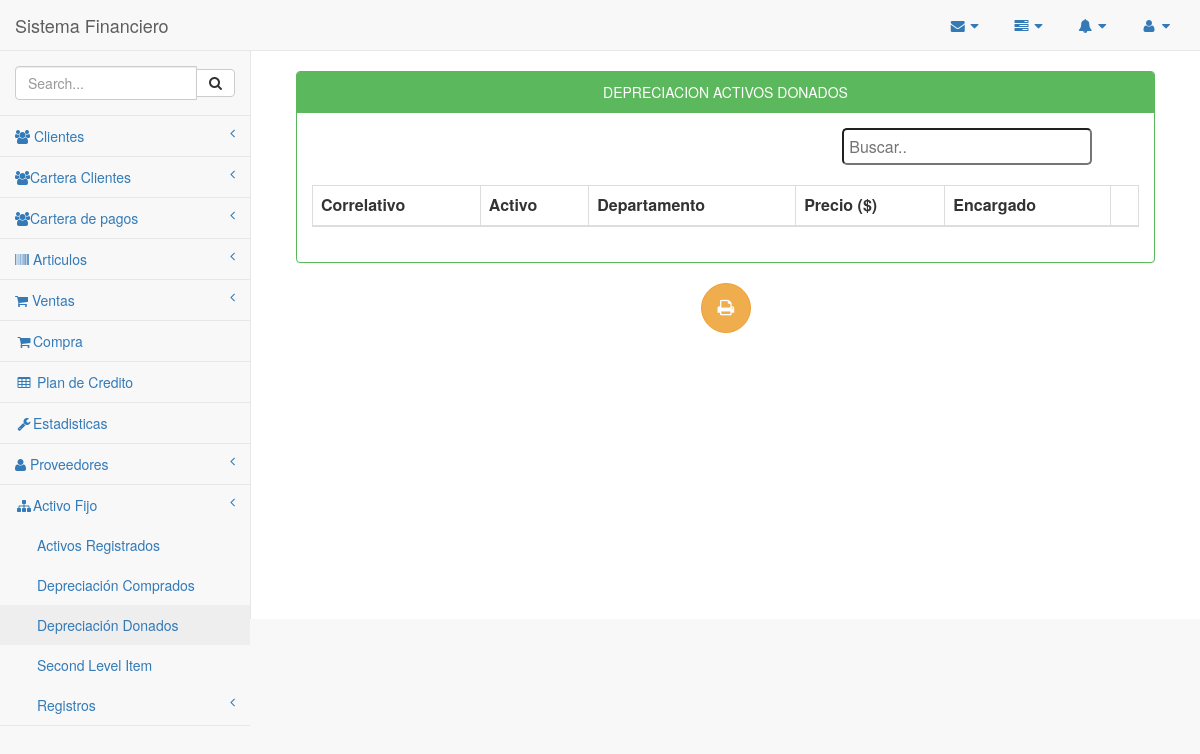
The page /activo/depreciacionDonados.php on the database as committed earlier.
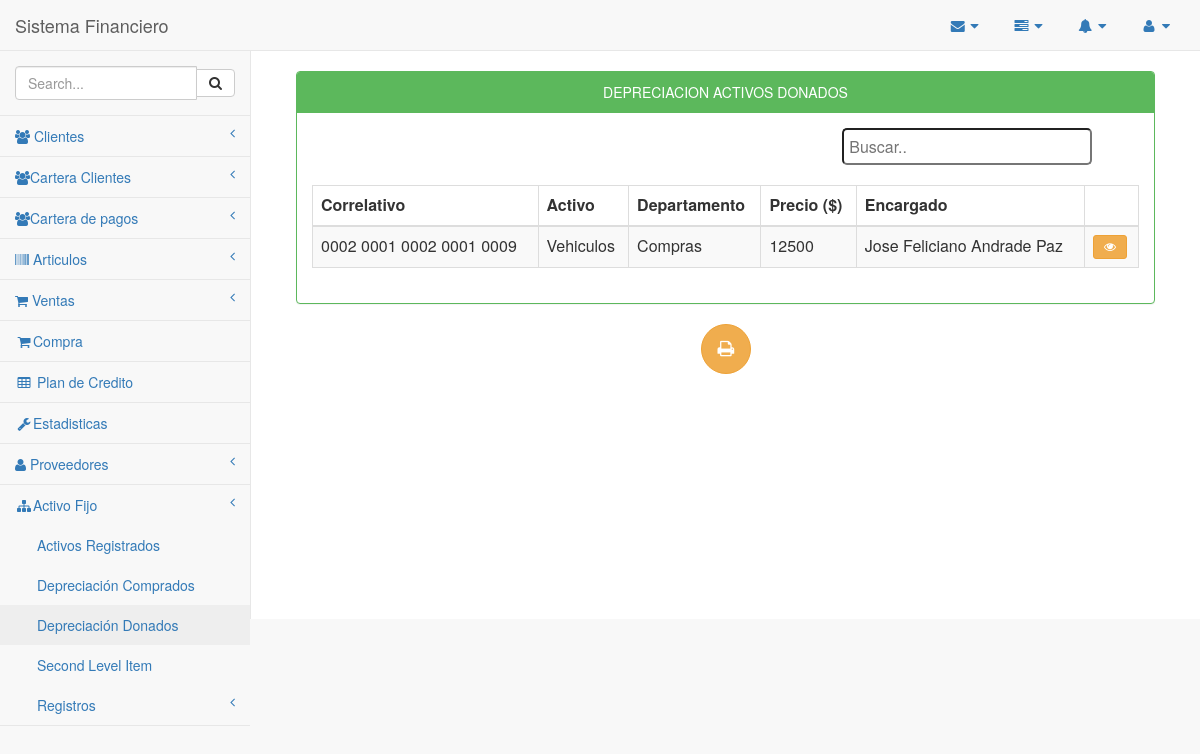
The same page on the database as committed later.
### tables this page shows
CREATE TABLE `activo` (
  `idactivo` int(10) NOT NULL,
  `idtipo` int(10) DEFAULT NULL,
  `iddepartamento` int(10) DEFAULT NULL,
  `idusuario` int(10) DEFAULT NULL,
  `idencargado` int(10) DEFAULT NULL,
  `correlativo` varchar(45) DEFAULT NULL,
  `fecha_adquisicion` date DEFAULT NULL,
  `descripcion` varchar(200) DEFAULT NULL,
  `estado` varchar(45) DEFAULT NULL,
  `observaciones` varchar(200) DEFAULT NULL,
  `precio` double DEFAULT NULL,
  `tiempo_uso` int(11) DEFAULT NULL,
  `adquisicion` varchar(45) DEFAULT NULL,
  `donador` varchar(100) DEFAULT NULL
);

CREATE TABLE `departamento` (
  `id_departamento` int(10) NOT NULL,
  `idinstitucion` int(10) DEFAULT NULL,
  `nombre` varchar(100) DEFAULT NULL,
  `correlativo` varchar(45) DEFAULT NULL
);

CREATE TABLE `clasificacion` (
  `id_clasificacion` int(10) NOT NULL,
  `nombre` varchar(100) DEFAULT NULL,
  `correlativo` varchar(45) DEFAULT NULL,
  `tiempo_depreciacion` int(11) DEFAULT NULL,
  `vidautil` int(11) DEFAULT NULL
);

CREATE TABLE `tipo_activo` (
  `id_tipo` int(10) NOT NULL,
  `nombre` varchar(100) DEFAULT NULL,
  `correlativo` varchar(45) DEFAULT NULL,
  `idclasificacion` int(10) DEFAULT NULL
);

CREATE TABLE `encargado` (
  `id_encargado` int(10) NOT NULL,
  `nombre` varchar(45) DEFAULT NULL,
  `apellidos` varchar(45) DEFAULT NULL,
  `dui` varchar(15) DEFAULT NULL,
  `nit` varchar(25) DEFAULT NULL
);

### activo/depreciacionDonados.php (the view, shortened to what this page needs)
<?php
 include_once '../conexion/php_conexion.php';
    include_once '../Plantilla/encabezado.php';
    include_once '../Plantilla/menuLateral.php';
?>
<head>
</head>
        <div id="page-wrapper"  align="center">
            <div class="container-fluid"  align="center">
                <div class="row" align="center">
           <div class="col-md-12">
           	<br>
                    <div class="panel panel-green">
                        <div class="panel-heading" align="center">
                             DEPRECIACION ACTIVOS DONADOS
                        </div>
                        <div class="panel-body" align="center">
                            <div class="table-responsive">
                              <table width="100%" border="0">
                                  <tr>
                                    <td width="50%">
                                            </td>
                                            <td width="20%">
            <input type="text" class="redondeado" id="buscador" onkeyup="myFunction()" placeholder="Buscar..">
                                          </div>
                                        </div>
                                </table><br>
                                <table id="tabla" class="table table-striped table-bordered table-hover">
                                    <thead>
                                        <tr>
                                    <th>Correlativo</th>
                                      <th>Activo</th>
                                    <th>Departamento</th>
                                    <th>Precio ($)</th>
                                    <th>Encargado</th>
                                            <th></th>
                                        </tr>
                                    </thead>
                                    <tbody class="buscar">
                                    	<?php
        $sacar = mysqli_query($conexion, "SELECT
activo.fecha_adquisicion AS fecha,
activo.idactivo AS id,
usuario.nombre AS nombreUser,
departamento.nombre AS dep,
tipo_activo.idclasificacion,
tipo_activo.nombre AS tipo,
encargado.nombre AS encargado,
encargado.apellidos,
activo.precio AS precio,
clasificacion.id_clasificacion AS clasi,
clasificacion.nombre AS ncla,
departamento.correlativo AS coDepartamento,
clasificacion.correlativo AS coClasificacion,
tipo_activo.correlativo AS CoTipo,
activo.correlativo AS coActivo,
institucion.correlativo as coInstitucion
FROM
activo
INNER JOIN usuario ON activo.idusuario = usuario.idusuario
INNER JOIN departamento ON activo.iddepartamento = departamento.id_departamento
INNER JOIN tipo_activo ON activo.idtipo = tipo_activo.id_tipo
INNER JOIN encargado ON activo.idencargado = encargado.id_encargado
INNER JOIN clasificacion ON tipo_activo.idclasificacion = clasificacion.id_clasificacion ,
institucion
WHERE tipo_activo.id_tipo=activo.idtipo and activo.iddepartamento=departamento.id_departamento
and encargado.id_encargado=activo.idencargado and activo.adquisicion = 'Donado'
 GROUP BY activo.idactivo
");
            while ($fila = mysqli_fetch_array($sacar)) {
               $modificar=$fila['id'];
       ?>
      <tr>
                           <td nowrap><?php echo $fila['coInstitucion'] . " " . $fila['coDepartamento'] . " " . $fila['coClasificacion'] . " " . $fila['CoTipo'] . " " . $fila['coActivo']; ?></td>
                            <td><?php echo $fila['ncla']; ?></td>
                              <td><?php echo $fila['dep']; ?></td>
                              <td><?php echo $fila['precio'] ; ?></td>
                                <td><?php echo $fila['encargado'] . " " . $fila['apellidos']; ?></td>
        <td class="center">
           <a href="depreciacionDo.php?ir=<?php echo $modificar; ?>"class="btn btn-warning btn-sm"><i class="fa fa-eye"></i></a>
        </td>
       <?php  }?>
      </tr>
    </tbody>
  </table>
</div>
</div>
</div>
</div>
<button type="submit" class="btn btn-warning btn-circle btn-lg" onclick="location.href='invetarioPDF.php'"><i class="fa fa-print fa-2"></i></button>
</div>
</div>
<?php
include_once '../Plantilla/inferior.php';
?>

Rows that differ between the two databases and show on the page:
added activo: coInstitucion "0002", iddepartamento.correlativo "0001", clasificacion.correlativo "0002", idtipo.correlativo "0001", correlativo "0009", clasificacion.nombre "Vehiculos", iddepartamento.nombre "Compras", precio "12500", idencargado.nombre "Jose Feliciano", idencargado.apellidos "Andrade Paz"
